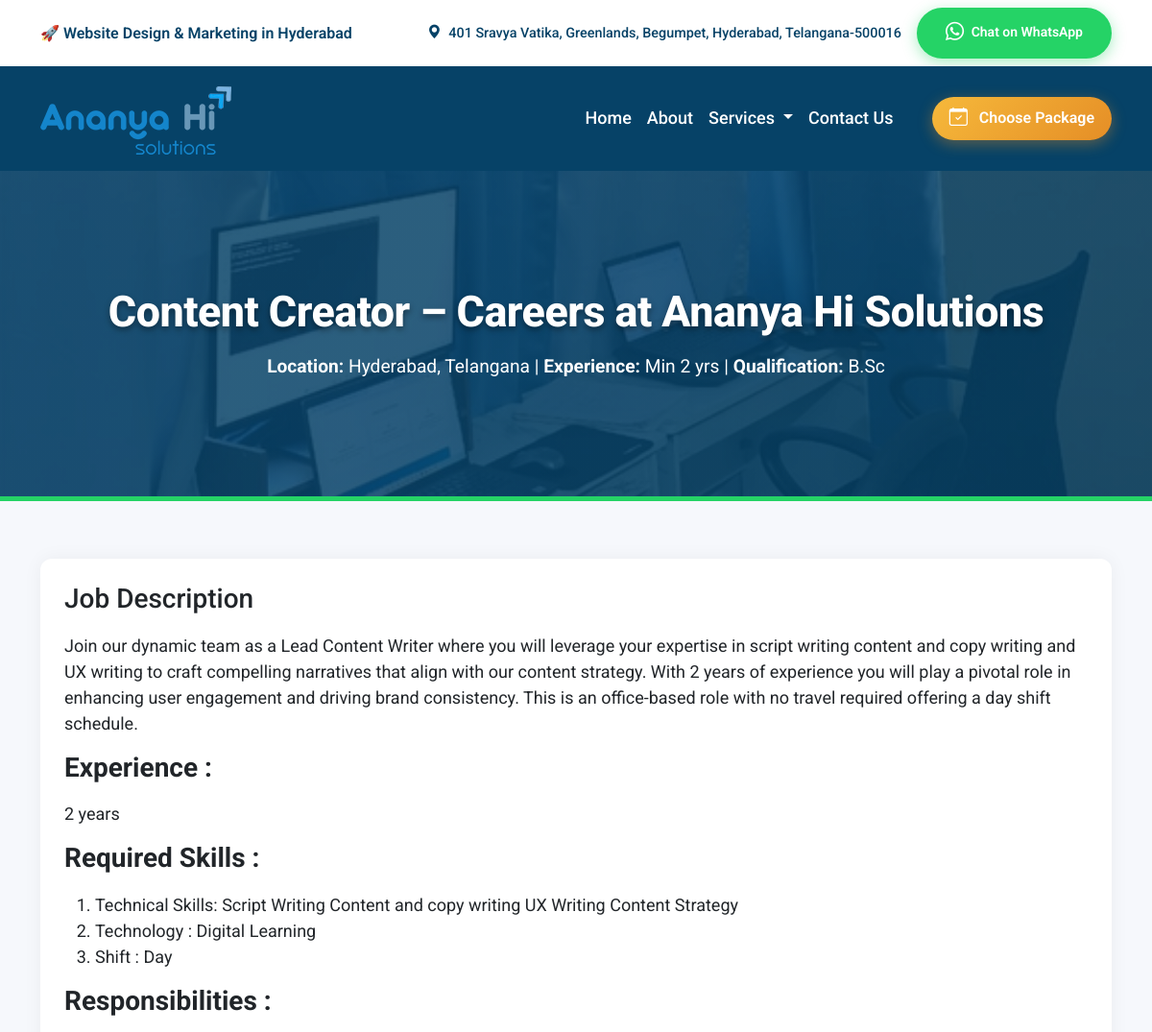
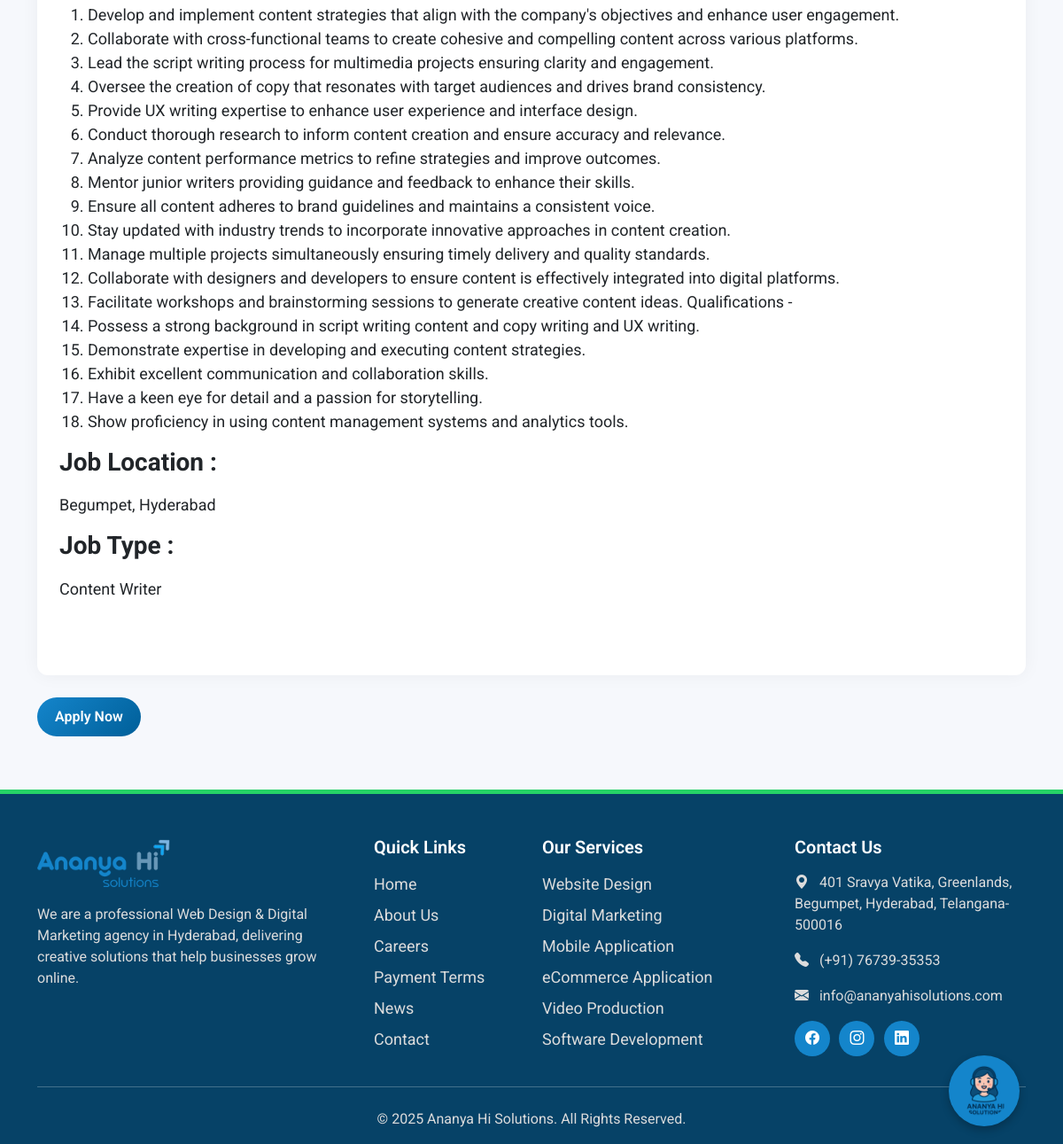
The page /job-details/5 on the database its author committed (2 pictures, top to bottom).
### tables this page shows
CREATE TABLE `hiring_tbls` (
  `id` int(11) NOT NULL,
  `job_title` varchar(255) NOT NULL,
  `qualification` varchar(255) NOT NULL,
  `experience` varchar(255) NOT NULL,
  `location` varchar(255) NOT NULL,
  `job_description` text NOT NULL,
  `job_status` varchar(5) NOT NULL DEFAULT 'yes',
  `job_display` varchar(5) NOT NULL DEFAULT 'yes',
  `posted_date` varchar(100) NOT NULL,
  `posted_by` varchar(80) NOT NULL
);

### application/controllers/CareersController.php (called while the page is built, shortened)
<?php
class CareersController extends CI_Controller {
	public function job_details(){
		$header_data['meta_title'] = "Android Developer Job - Careers at Ananya Hi Solutions";
		$header_data['meta_description'] = "We are hiring Android Developer with 2-4 years experience in Jamshedpur. Apply now and build your career.";
		$header_data['canonical_url'] = current_url();
		$header_data['og_and_twitter_title'] = $header_data['meta_title'];
		$header_data['og_and_twitter_description'] = $header_data['meta_description'];
		$header_data['og_and_twitter_image'] = base_url('assets/front/images/careers-banner.jpg');
		$header_data['og_and_twitter_image_alt'] = "Career Opportunities at Ananya Hi Solutions";
		$header_data['og_and_twitter_url'] = current_url();
		$header_data['og_type'] = "website";
		$header_data['og_updated_time'] = date('c');
		$header_data['schema_salary'] = "₹15,000 - ₹90,000 per month";
		$id = $this->uri->segment(2);
		$table_name = "hiring_tbls";
		$this->load->model(['MasterModel']);
		$data['hiring'] = $this->MasterModel->getDataById($table_name,$id);
		$this->load->view('front/inc/header',$header_data);
		$this->load->view('front/careers/job_details_view',$data);
		$this->load->view('front/inc/footer');
	}
}

### index.php (called while the page is built, shortened)
<?php
require_once BASEPATH.'core/CodeIgniter.php';

### application/models/MasterModel.php (called while the page is built, shortened)
<?php
class MasterModel extends CI_Model {
    public function getDataById($table_name,$id){
        return $this->db->where('id', $id)->get($table_name)->row();
    }
}

### application/views/front/careers/job_details_view.php (the view, shortened to what this page needs)
<section class="hero-about">
  <div class="container position-relative z-2">
    <h1><?= ucwords($hiring->job_title) ?> – Careers at Ananya Hi Solutions</h1>
    <p>
      <strong>Location:</strong> <?= $hiring->location ?> |
      <strong>Experience:</strong> <?= $hiring->experience ?> |
      <strong>Qualification:</strong> <?= $hiring->qualification ?>
    </p>
  </div>
</section>
<section class="job-details-section">
  <div class="container">
    <div class="job-block">
      <h3>Job Description</h3>
      <p><?= html_entity_decode($hiring->job_description) ?></p>
    </div>
    <div class="mt-3">
        <a href="<?= base_url('job-application/') ?>" class="btn btn-gradient">
            Apply Now
        </a>
    </div>
  </div>
</section>

### assets/front/css/myStyle.css (style rules this page uses)
body { font-family: "Roboto", sans-serif; font-optical-sizing: auto; font-weight: 400; font-style: normal; font-variation-settings: "wdth" 100; background-color:rgb(233 239 239); font-size: 18px; }
.hero-about { position: relative; background: linear-gradient(rgba(6, 66, 103, 0.85), rgba(6, 66, 103, 0.85)), url('../images/digital-marketing-office-hyderabad.jpg') center/cover no-repeat; color: #fff; padding: 120px 20px; text-align: center; border-bottom: 5px solid #25D366; overflow: hidden; }
.hero-about::after { content: ""; position: absolute; bottom: -50px; left: 0; width: 100%; height: 120px; background: url("assets/images/wave-white.svg") no-repeat center bottom; background-size: cover; z-index: 1; }
.hero-about h1 { font-size: 2.8rem; margin-bottom: 15px; font-weight: 800; letter-spacing: -0.5px; text-shadow: 0 3px 6px rgba(0, 0, 0, 0.4); animation: fadeInDown 1s ease forwards; }
.hero-about p { font-size: 1.2rem; max-width: 720px; margin: auto; line-height: 1.6; opacity: 0.95; animation: fadeInUp 1.2s ease forwards; }
.btn-gradient { background: linear-gradient(135deg, #064267 0%, #1485cb 100%); color: #fff; border: none; border-radius: 50px; padding: 0.75rem 2rem; position: relative; overflow: hidden; transition: all 0.4s ease; display: inline-flex; align-items: center; justify-content: center; gap: 0.5rem; font-weight: 600; }
.btn-gradient::after { content: ""; position: absolute; top: 0; left: -75px; width: 50px; height: 100%; background: rgba(255,255,255,0.4); transform: skewX(-20deg); transition: left 0.7s; }
.btn-gradient { animation: pulse 2s infinite; }
.btn-gradient { background: linear-gradient(135deg, #1485cb, #005f99); color: #fff; font-weight: 600; border-radius: 30px; padding: 10px 20px; transition: 0.3s; }

### application/views/front/careers/job_details_view.php (style rules this page uses)
.job-details-section { padding:60px 0; background:#f6f8fc; }
.job-block { background:#fff; padding:25px; border-radius:12px; margin-bottom:25px; box-shadow:0 0 20px rgba(0,0,0,0.05); }
.job-block h3 { margin-bottom:18px; }

### rows shown on the page
hiring_tbls: job_title "Content Creator", location "Hyderabad, Telangana", experience "Min 2 yrs", qualification "B.Sc", job_description "Join our dynamic team as a Lead Content Writer where you will leverage your expertise in script writing content and copy writing and UX writing to craft compelling narratives that align with our content strategy. With 2 years of experience you will play a pivotal role in enhancing user engagement and driving brand consistency. This is an office-based role with no travel required offering a day shift schedule. Experience : 2 years Required Skills : Technical Skills: Script Writing Content and copy writing UX Writing Content Strategy Technology : Digital Learning Shift : Day Responsibilities : Develop and implement content strategies that align with the company's objectives and enhance user…"
